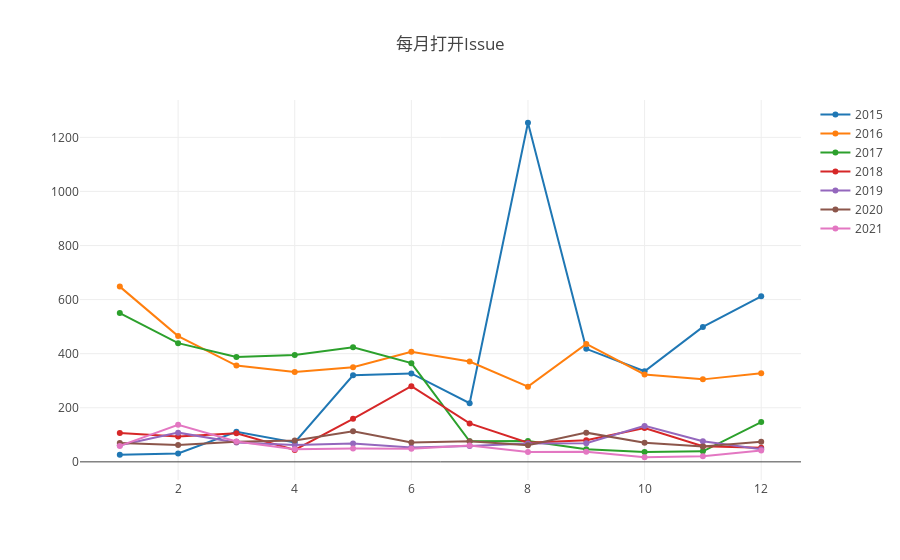

The code cell stored with this chart in its notebook:
### Markdown cell above
# 2.1 每月打开Issue

### Code cell
Promise.all(
    years.map(year=>{
    var q = `
        SELECT  count(*) count, toMonth(created_at) month FROM 
        github_log.events
        WHERE repo_id = ${repo_id} And toYear(created_at) = ${year}
        AND type = 'IssuesEvent'
        AND action = 'opened'
        group by month
        order by month
        `
    return openDigger.driver.clickhouse.query(q)
    })
).then(values=>{
    var dataPlot = []
    var year = years[0]
    values.forEach(Oneyear=>{
        var count = []
        var month = []
        Oneyear.forEach(oneMonth=>{
            //count.push(Math.log(oneMonth['count'])) 对数似乎更加清晰因为数据不在一个量级
            count.push(oneMonth['count'])
            month.push(oneMonth['month'])
        })
        dataPlot.push({y:count, x:month, name:`${year}`})
        year += 1
    })
    openDigger.render.plotly(dataPlot, {title:'每月打开Issue'});
    
    var table = []
    year = years[0]
    values.forEach(each=>{
        each.map(record=>{record['month']=year+'-'+record['month']})
        table.push(...each)
        year+=1
    })
    table.map(each=>{each['count']=parseInt(each['count'])})
    console.table(table)
})

### Figure 1 — Plotly figure (JSON) as saved in the notebook; plotly's stock layout.template omitted (floating-point values rounded to 4 significant figures)
{"data": [{"name": "2015", "x": [1, 2, 3, 4, 5, 6, 7, 8, 9, 10, 11, 12], "y": ["26", "31", "111", "72", "320", "327", "217", "1254", "418", "335", "499", "612"]}, {"name": "2016", "x": [1, 2, 3, 4, 5, 6, 7, 8, 9, 10, 11, 12], "y": ["648", "465", "356", "332", "350", "407", "371", "278", "436", "323", "305", "328"]}, {"name": "2017", "x": [1, 2, 3, 4, 5, 6, 7, 8, 9, 10, 11, 12], "y": ["550", "439", "388", "395", "424", "365", "76", "77", "47", "36", "39", "147"]}, {"name": "2018", "x": [1, 2, 3, 4, 5, 6, 7, 8, 9, 10, 11, 12], "y": ["107", "94", "106", "44", "159", "280", "142", "71", "80", "125", "58", "52"]}, {"name": "2019", "x": [1, 2, 3, 4, 5, 6, 7, 8, 9, 10, 11, 12], "y": ["61", "108", "72", "62", "68", "53", "59", "68", "69", "133", "76", "47"]}, {"name": "2020", "x": [1, 2, 3, 4, 5, 6, 7, 8, 9, 10, 11, 12], "y": ["70", "62", "74", "79", "113", "72", "76", "61", "108", "71", "57", "74"]}, {"name": "2021", "x": [1, 2, 3, 4, 5, 6, 7, 8, 9, 10, 11, 12], "y": ["59", "137", "75", "47", "49", "48", "60", "36", "37", "17", "21", "42"]}], "layout": {"autosize": true, "title": {"text": "每月打开Issue"}, "xaxis": {"autorange": true, "range": [0.3092, 12.69], "type": "linear"}, "yaxis": {"autorange": true, "range": [-85.08, 1356.0], "type": "linear"}}}
